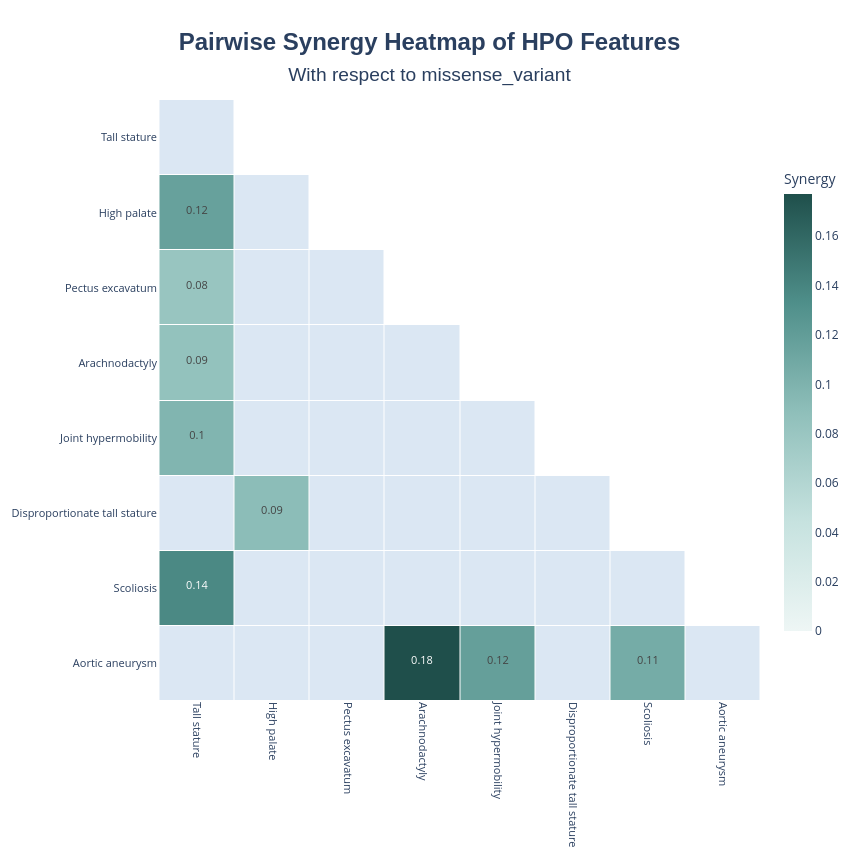

This figure's notebook cell:
### Markdown cell above
Synergy values can be interpreted as follows:

* **positive synergy** → the two features jointly provide additional information about the target
* **near zero** → the features contribute largely independently
* **negative synergy** → the features are redundant with respect to the target

---

## 7. Visualize synergy results

We can visualize synergy results as a heatmap.

### Code cell
fig = synergy_analyzer.plot_synergy_heatmap(
    synergy_threshold=0.08,    # Threshold for synergy strength
    adj_pval_threshold=0.1,    # Adjusted p-value threshold
    target_name="missense_variant",
)
fig.show()

### Figure 1 — Plotly figure (JSON) as saved in the notebook; plotly's stock layout.template omitted (floating-point values rounded to 4 significant figures)
{"data": [{"colorscale": [[0, "#dbe7f3"], [1, "#dbe7f3"]], "hoverinfo": "skip", "showscale": false, "type": "heatmap", "x": ["Tall stature", "High palate", "Pectus excavatum", "Arachnodactyly", "Joint hypermobility", "Disproportionate tall stature", "Scoliosis", "Aortic aneurysm"], "xgap": 1, "y": ["Tall stature", "High palate", "Pectus excavatum", "Arachnodactyly", "Joint hypermobility", "Disproportionate tall stature", "Scoliosis", "Aortic aneurysm"], "ygap": 1, "z": [[2, null, null, null, null, null, null, null], [null, 2, null, null, null, null, null, null], [null, 2, 2, null, null, null, null, null], [null, 2, 2, 2, null, null, null, null], [null, 2, 2, 2, 2, null, null, null], [2, null, 2, 2, 2, 2, null, null], [null, 2, 2, 2, 2, 2, 2, null], [2, 2, 2, null, null, 2, null, 2]]}, {"colorbar": {"len": 0.8, "thickness": 28, "title": {"text": "Synergy"}}, "colorscale": [[0, "#eef6f5"], [0.25, "#c6e2df"], [0.5, "#8fbfba"], [0.75, "#4f8f8a"], [1, "#1f4f4b"]], "hoverinfo": "text", "hovertext": [["<b>HPO_A</b>: Tall stature (HP:0000098)<br><b>HPO_B</b>: Tall stature (HP:0000098)<br><b>Not shown due to</b>: these two HPO terms are ontologically related (ancestor/descendant/self).", "", "", "", "", "", "", ""], ["<b>HPO_A</b>: Tall stature (HP:0000098)<br><b>HPO_B</b>: High palate (HP:0000218)<br><b>Synergy</b>: 0.12<br><b>p-val</b>: 0.002997<br><b>p-val_corrected</b>: 0.043706<br><b>Counts (y=0)</b><br>&nbsp;&nbsp;E/E: 2, E/O: 5, O/E: 5, O/O: 3  (<i>N=15</i>)<br><b>Counts (y=1)</b><br>&nbsp;&nbsp;E/E: 28, E/O: 12, O/E: 1, O/O: 14  (<i>N=55</i>)<br><b>Total_individuals</b>: 70<br><b>N_PMIDs</b>: 12<br><b>PMIDs</b>: 11175294, 12203992, 20979188, 21594992 ... (+8 more)", "<b>HPO_A</b>: High palate (HP:0000218)<br><b>HPO_B</b>: High palate (HP:0000218)<br><b>Not shown due to</b>: these two HPO terms are ontologically related (ancestor/descendant/self).", "", "", "", "", "", ""], ["<b>HPO_A</b>: Tall stature (HP:0000098)<br><b>HPO_B</b>: Pectus excavatum (HP:0000767)<br><b>Synergy</b>: 0.08<br><b>p-val</b>: 0.000999<br><b>p-val_corrected</b>: 0.024975<br><b>Counts (y=0)</b><br>&nbsp;&nbsp;E/E: 7, E/O: 9, O/E: 3, O/O: 0  (<i>N=19</i>)<br><b>Counts (y=1)</b><br>&nbsp;&nbsp;E/E: 36, E/O: 21, O/E: 1, O/O: 8  (<i>N=66</i>)<br><b>Total_individuals</b>: 85<br><b>N_PMIDs</b>: 16<br><b>PMIDs</b>: 10756346, 11175294, 12203992, 20375004 ... (+12 more)", "<b>HPO_A</b>: High palate (HP:0000218)<br><b>HPO_B</b>: Pectus excavatum (HP:0000767)<br><b>Not shown due to</b>: the synergy value did not pass the statistical filters (|corr| >= 0.08 and adjusted p-value < 0.1).", "<b>HPO_A</b>: Pectus excavatum (HP:0000767)<br><b>HPO_B</b>: Pectus excavatum (HP:0000767)<br><b>Not shown due to</b>: these two HPO terms are ontologically related (ancestor/descendant/self).", "", "", "", "", ""], ["<b>HPO_A</b>: Tall stature (HP:0000098)<br><b>HPO_B</b>: Arachnodactyly (HP:0001166)<br><b>Synergy</b>: 0.09<br><b>p-val</b>: 0.003996<br><b>p-val_corrected</b>: 0.049950<br><b>Counts (y=0)</b><br>&nbsp;&nbsp;E/E: 1, E/O: 1, O/E: 9, O/O: 8  (<i>N=19</i>)<br><b>Counts (y=1)</b><br>&nbsp;&nbsp;E/E: 34, E/O: 4, O/E: 3, O/O: 25  (<i>N=66</i>)<br><b>Total_individuals</b>: 85<br><b>N_PMIDs</b>: 17<br><b>PMIDs</b>: 10756346, 11175294, 12203992, 20375004 ... (+13 more)", "<b>HPO_A</b>: High palate (HP:0000218)<br><b>HPO_B</b>: Arachnodactyly (HP:0001166)<br><b>Not shown due to</b>: the synergy value did not pass the statistical filters (|corr| >= 0.08 and adjusted p-value < 0.1).", "<b>HPO_A</b>: Pectus excavatum (HP:0000767)<br><b>HPO_B</b>: Arachnodactyly (HP:0001166)<br><b>Not shown due to</b>: the synergy value did not pass the statistical filters (|corr| >= 0.08 and adjusted p-value < 0.1).", "<b>HPO_A</b>: Arachnodactyly (HP:0001166)<br><b>HPO_B</b>: Arachnodactyly (HP:0001166)<br><b>Not shown due to</b>: these two HPO terms are ontologically related (ancestor/descendant/self).", "", "", "", ""], ["<b>HPO_A</b>: Tall stature (HP:0000098)<br><b>HPO_B</b>: Joint hypermobility (HP:0001382)<br><b>Synergy</b>: 0.10<br><b>p-val</b>: 0.001998<br><b>p-val_corrected</b>: 0.043706<br><b>Counts (y=0)</b><br>&nbsp;&nbsp;E/E: 2, E/O: 6, O/E: 4, O/O: 2  (<i>N=14</i>)<br><b>Counts (y=1)</b><br>&nbsp;&nbsp;E/E: 58, E/O: 12, O/E: 2, O/O: 17  (<i>N=89</i>)<br><b>Total_individuals</b>: 103<br><b>N_PMIDs</b>: 12<br><b>PMIDs</b>: 10756346, 11175294, 12203992, 20979188 ... (+8 more)", "<b>HPO_A</b>: High palate (HP:0000218)<br><b>HPO_B</b>: Joint hypermobility (HP:0001382)<br><b>Not shown due to</b>: the synergy value did not pass the statistical filters (|corr| >= 0.08 and adjusted p-value < 0.1).", "<b>HPO_A</b>: Pectus excavatum (HP:0000767)<br><b>HPO_B</b>: Joint hypermobility (HP:0001382)<br><b>Not shown due to</b>: the synergy value did not pass the statistical filters (|corr| >= 0.08 and adjusted p-value < 0.1).", "<b>HPO_A</b>: Arachnodactyly (HP:0001166)<br><b>HPO_B</b>: Joint hypermobility (HP:0001382)<br><b>Not shown due to</b>: the synergy value did not pass the statistical filters (|corr| >= 0.08 and adjusted p-value < 0.1).", "<b>HPO_A</b>: Joint hypermobility (HP:0001382)<br><b>HPO_B</b>: Joint hypermobility (HP:0001382)<br><b>Not shown due to</b>: these two HPO terms are ontologically related (ancestor/descendant/self).", "", "", ""], ["<b>HPO_A</b>: Tall stature (HP:0000098)<br><b>HPO_B</b>: Disproportionate tall stature (HP:0001519)<br><b>Not shown due to</b>: these two HPO terms are ontologically related (ancestor/descendant/self).", "<b>HPO_A</b>: High palate (HP:0000218)<br><b>HPO_B</b>: Disproportionate tall stature (HP:0001519)<br><b>Synergy</b>: 0.09<br><b>p-val</b>: 0.002997<br><b>p-val_corrected</b>: 0.043706<br><b>Counts (y=0)</b><br>&nbsp;&nbsp;E/E: 4, E/O: 6, O/E: 3, O/O: 2  (<i>N=15</i>)<br><b>Counts (y=1)</b><br>&nbsp;&nbsp;E/E: 40, E/O: 6, O/E: 1, O/O: 10  (<i>N=57</i>)<br><b>Total_individuals</b>: 72<br><b>N_PMIDs</b>: 11<br><b>PMIDs</b>: 10756346, 11175294, 12203992, 20979188 ... (+7 more)", "<b>HPO_A</b>: Pectus excavatum (HP:0000767)<br><b>HPO_B</b>: Disproportionate tall stature (HP:0001519)<br><b>Not shown due to</b>: the synergy value did not pass the statistical filters (|corr| >= 0.08 and adjusted p-value < 0.1).", "<b>HPO_A</b>: Arachnodactyly (HP:0001166)<br><b>HPO_B</b>: Disproportionate tall stature (HP:0001519)<br><b>Not shown due to</b>: the synergy value did not pass the statistical filters (|corr| >= 0.08 and adjusted p-value < 0.1).", "<b>HPO_A</b>: Joint hypermobility (HP:0001382)<br><b>HPO_B</b>: Disproportionate tall stature (HP:0001519)<br><b>Not shown due to</b>: the synergy value did not pass the statistical filters (|corr| >= 0.08 and adjusted p-value < 0.1).", "<b>HPO_A</b>: Disproportionate tall stature (HP:0001519)<br><b>HPO_B</b>: Disproportionate tall stature (HP:0001519)<br><b>Not shown due to</b>: these two HPO terms are ontologically related (ancestor/descendant/self).", "", ""], ["<b>HPO_A</b>: Tall stature (HP:0000098)<br><b>HPO_B</b>: Scoliosis (HP:0002650)<br><b>Synergy</b>: 0.14<br><b>p-val</b>: 0.000999<br><b>p-val_corrected</b>: 0.024975<br><b>Counts (y=0)</b><br>&nbsp;&nbsp;E/E: 2, E/O: 7, O/E: 4, O/O: 2  (<i>N=15</i>)<br><b>Counts (y=1)</b><br>&nbsp;&nbsp;E/E: 36, E/O: 12, O/E: 1, O/O: 16  (<i>N=65</i>)<br><b>Total_individuals</b>: 80<br><b>N_PMIDs</b>: 11<br><b>PMIDs</b>: 10756346, 11175294, 12203992, 20375004 ... (+7 more)", "<b>HPO_A</b>: High palate (HP:0000218)<br><b>HPO_B</b>: Scoliosis (HP:0002650)<br><b>Not shown due to</b>: the synergy value did not pass the statistical filters (|corr| >= 0.08 and adjusted p-value < 0.1).", "<b>HPO_A</b>: Pectus excavatum (HP:0000767)<br><b>HPO_B</b>: Scoliosis (HP:0002650)<br><b>Not shown due to</b>: the synergy value did not pass the statistical filters (|corr| >= 0.08 and adjusted p-value < 0.1).", "<b>HPO_A</b>: Arachnodactyly (HP:0001166)<br><b>HPO_B</b>: Scoliosis (HP:0002650)<br><b>Not shown due to</b>: the synergy value did not pass the statistical filters (|corr| >= 0.08 and adjusted p-value < 0.1).", "<b>HPO_A</b>: Joint hypermobility (HP:0001382)<br><b>HPO_B</b>: Scoliosis (HP:0002650)<br><b>Not shown due to</b>: the synergy value did not pass the statistical filters (|corr| >= 0.08 and adjusted p-value < 0.1).", "<b>HPO_A</b>: Disproportionate tall stature (HP:0001519)<br><b>HPO_B</b>: Scoliosis (HP:0002650)<br><b>Not shown due to</b>: the synergy value did not pass the statistical filters (|corr| >= 0.08 and adjusted p-value < 0.1).", "<b>HPO_A</b>: Scoliosis (HP:0002650)<br><b>HPO_B</b>: Scoliosis (HP:0002650)<br><b>Not shown due to</b>: these two HPO terms are ontologically related (ancestor/descendant/self).", ""], ["<b>HPO_A</b>: Tall stature (HP:0000098)<br><b>HPO_B</b>: Aortic aneurysm (HP:0004942)<br><b>Not shown due to</b>: the synergy value did not pass the statistical filters (|corr| >= 0.08 and adjusted p-value < 0.1).", "<b>HPO_A</b>: High palate (HP:0000218)<br><b>HPO_B</b>: Aortic aneurysm (HP:0004942)<br><b>Not shown due to</b>: the synergy could not be computed for this HPO pair.", "<b>HPO_A</b>: Pectus excavatum (HP:0000767)<br><b>HPO_B</b>: Aortic aneurysm (HP:0004942)<br><b>Not shown due to</b>: the synergy value did not pass the statistical filters (|corr| >= 0.08 and adjusted p-value < 0.1).", "<b>HPO_A</b>: Arachnodactyly (HP:0001166)<br><b>HPO_B</b>: Aortic aneurysm (HP:0004942)<br><b>Synergy</b>: 0.18<br><b>p-val</b>: 0.000999<br><b>p-val_corrected</b>: 0.024975<br><b>Counts (y=0)</b><br>&nbsp;&nbsp;E/E: 0, E/O: 6, O/E: 1, O/O: 10  (<i>N=17</i>)<br><b>Counts (y=1)</b><br>&nbsp;&nbsp;E/E: 8, E/O: 0, O/E: 3, O/O: 21  (<i>N=32</i>)<br><b>Total_individuals</b>: 49<br><b>N_PMIDs</b>: 12<br><b>PMIDs</b>: 10756346, 11175294, 12203992, 20375004 ... (+8 more)", "<b>HPO_A</b>: Joint hypermobility (HP:0001382)<br><b>HPO_B</b>: Aortic aneurysm (HP:0004942)<br><b>Synergy</b>: 0.12<br><b>p-val</b>: 0.000999<br><b>p-val_corrected</b>: 0.024975<br><b>Counts (y=0)</b><br>&nbsp;&nbsp;E/E: 1, E/O: 2, O/E: 7, O/O: 2  (<i>N=12</i>)<br><b>Counts (y=1)</b><br>&nbsp;&nbsp;E/E: 31, E/O: 0, O/E: 13, O/O: 11  (<i>N=55</i>)<br><b>Total_individuals</b>: 67<br><b>N_PMIDs</b>: 7<br><b>PMIDs</b>: 10756346, 11175294, 12203992, 20979188 ... (+3 more)", "<b>HPO_A</b>: Disproportionate tall stature (HP:0001519)<br><b>HPO_B</b>: Aortic aneurysm (HP:0004942)<br><b>Not shown due to</b>: the synergy value did not pass the statistical filters (|corr| >= 0.08 and adjusted p-value < 0.1).", "<b>HPO_A</b>: Scoliosis (HP:0002650)<br><b>HPO_B</b>: Aortic aneurysm (HP:0004942)<br><b>Synergy</b>: 0.11<br><b>p-val</b>: 0.004995<br><b>p-val_corrected</b>: 0.054633<br><b>Counts (y=0)</b><br>&nbsp;&nbsp;E/E: 1, E/O: 2, O/E: 7, O/O: 3  (<i>N=13</i>)<br><b>Counts (y=1)</b><br>&nbsp;&nbsp;E/E: 8, E/O: 0, O/E: 12, O/O: 13  (<i>N=33</i>)<br><b>Total_individuals</b>: 46<br><b>N_PMIDs</b>: 7<br><b>PMIDs</b>: 10756346, 11175294, 12203992, 20375004 ... (+3 more)", "<b>HPO_A</b>: Aortic aneurysm (HP:0004942)<br><b>HPO_B</b>: Aortic aneurysm (HP:0004942)<br><b>Not shown due to</b>: these two HPO terms are ontologically related (ancestor/descendant/self)."]], "text": [["", "", "", "", "", "", "", ""], ["0.12", "", "", "", "", "", "", ""], ["0.08", "", "", "", "", "", "", ""], ["0.09", "", "", "", "", "", "", ""], ["0.1", "", "", "", "", "", "", ""], ["", "0.09", "", "", "", "", "", ""], ["0.14", "", "", "", "", "", "", ""], ["", "", "", "0.18", "0.12", "", "0.11", ""]], "texttemplate": "<span style='font-size:11px'>%{text}</span>", "type": "heatmap", "x": ["Tall stature", "High palate", "Pectus excavatum", "Arachnodactyly", "Joint hypermobility", "Disproportionate tall stature", "Scoliosis", "Aortic aneurysm"], "xgap": 1, "y": ["Tall stature", "High palate", "Pectus excavatum", "Arachnodactyly", "Joint hypermobility", "Disproportionate tall stature", "Scoliosis", "Aortic aneurysm"], "ygap": 1, "z": [[null, null, null, null, null, null, null, null], [0.1162, null, null, null, null, null, null, null], [0.08161, null, null, null, null, null, null, null], [0.08502, null, null, null, null, null, null, null], [0.09803, null, null, null, null, null, null, null], [null, 0.09086, null, null, null, null, null, null], [0.1368, null, null, null, null, null, null, null], [null, null, null, 0.1771, 0.1177, null, 0.1063, null]], "zmax": 0.1771, "zmid": 0, "zmin": 0}], "layout": {"height": 859, "paper_bgcolor": "white", "plot_bgcolor": "white", "title": {"font": {"family": "Arial", "size": 24}, "text": "<b>Pairwise Synergy Heatmap of HPO Features</b><br><span style='font-size:0.8em'>With respect to missense_variant</span>", "x": 0.5, "xanchor": "center", "yanchor": "top"}, "width": 859, "xaxis": {"tickangle": 90, "tickfont": {"size": 11}}, "yaxis": {"autorange": "reversed", "scaleanchor": "x", "scaleratio": 1, "tickfont": {"size": 11}}}}
